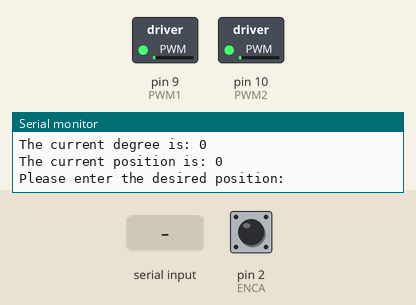
Bench run of a sketch on a simulated Arduino Uno, built with avr-gcc and run on an emulated ATmega328P. On the bench: switched loads named in the sketch (green lamp = pin HIGH), the last lines printed to the serial monitor. The test bench sets the inputs (shaded band); at power-on: pin 2 (ENCA) HIGH.

Above: at 2.2 s.
2.3 s: "90,45\n" received over Serial
At 3.5 s:
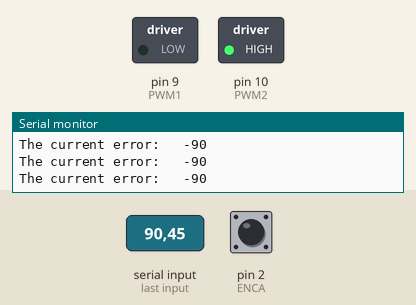
Timing chart, 0 to 5.3 s (numbered marks = the images above; inputs shaded):
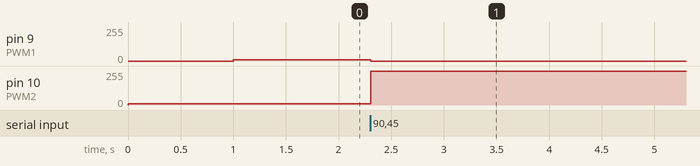

Measured:
- after the input at 2.3 s, pin 9 (PWM1): 10/255 → 0/255 at once; pin 10 (PWM2): 10/255 → 255/255 at once

The sketch:

exerc_6_1.ino
```cpp
// (C) Maryam Esmaeili Darestani, Lucas Nordgren, Hannah Shiels: Group 6 2022
// Work package 6
// Exercise 1
// Submission code: 947236

//Tinkercad link: https://www.tinkercad.com/things/b12WVXzj9o2-wp6exerc1/editel


#define ENCA 2   //the pin for encoder A
#define ENCB 3   //The pin for encoder B
#define PWM1 9   //The pin for speed motor
#define PWM2 10  //The pin for rotation motor

int pos = 0; // Position in ticks
int deg = 0; // Position in degrees

int degtarget = 0; // Target position in degrees

int speed = 0; // Desired motor speed

int kp = 5; // Proportional constant for controller (tuning parameter)
int u_out = 0; // output of controller

int e = 0; // error
int a = 0; // a-encoder signal
int b = 0; // b-encoder signal

void setup() {

    Serial.begin(9600); // Initialize serial

    // Set pin modes
    pinMode(ENCA,INPUT_PULLUP);
    pinMode(ENCB,INPUT_PULLUP);
    pinMode(PWM1,OUTPUT);
    pinMode(PWM2,OUTPUT);

    attachInterrupt(digitalPinToInterrupt(ENCA), ISR_readEncoder, RISING);  //interrupt for encoder a

    // Start the motor, just a tiny little bit because otherwise TinkerCad dies....
    analogWrite(PWM2, 10);
    delay(1000); // TinkerCad bug
    analogWrite(PWM1, 10);
}

void loop() {
    // Stop the motor, but not to zero because then TinkerCad dies....
    analogWrite(PWM1, 10);
    delay(1000); // TinkerCad...bug
    analogWrite(PWM2, 10);

    deg = map(pos,0,2299,0,359);   //get the new degree after error handling of the tinker cad

    // Check if motor rotated all the way around, and reset counter
    if (pos > 2299){  //if the pulses are more than the total pulses ina  round
        deg = deg - 359;   //find and replace the corresponding value for the degree between 0-360
        pos = pos - 2299;   //find and replace the corresponding value for the position between 0-2300
    }
    if (pos < 0){       //same as above for negative positions
        deg = 359 + deg;
        pos = 2299 + pos;
    }

    // Print current position
    Serial.println("New input----------------------------------------------");
    serial_messages();

    // Get input
    degtarget = getInput();

    // Calculate initial error
    e = degtarget - deg;

    // Loop until error is zero
    while(e){

        // Map current position into degrees
        deg = map(pos,0,2299,0,359);

        // Get necessary speed signal
        speed = getAction(e);

        // Send speed signal to motor
        // Rotating clockwise
        if(speed >= 0){
            if (speed < 100) // motor does not react with too low inputs
                speed = 100;
            analogWrite(PWM2, 0); // Set to off
            analogWrite(PWM1, speed); // Set to 'speed'
        }

            // Rotating counter-clockwise
        else{
            if (-speed < 100) // motor does not react with too low inputs
                speed = -100; //set the speed to this value in case of too low speeds
            analogWrite(PWM1, 0); // Set to off
            analogWrite(PWM2, -speed); // Set to 'speed'
        }
        // Calculate new error
        e = -degtarget + deg;
        if (!e)                    //To stop the motor in case of reaching to the desired position
        {
            analogWrite(PWM2, 0);   //Stop the motor
        }
        //print out the error in each iteration
        Serial.println("The current error:   " + (String) e);

    }
    //print out the values
    serial_messages();

    delay(20);   //To increase performance. this shouldn't be increased too much otherwise tinker cad dies
}

// print current degree and motor position
void serial_messages()
{
    Serial.print("The current degree is: ");
    Serial.println(deg);
    Serial.print("The current position is: ");
    Serial.print(pos);
    Serial.print("\n");
}

int getInput(){

    int ready = 0;       //to check if all the characters in the serial are read
    char buf[3];        //the input will be saved here
    int input = -1;     //the input converted into an int value is stored in here

    Serial.print("Please enter the desired position: \n");  //ask for the user input

    while(!ready){      //while the length of the input is not 0
        ready = Serial.readBytes(buf,3);   //read the char in the input array
        input = atoi(&buf[0]);    //convert the char into int
    }

    //return the input value
    return input;
}

int getAction(int error){

    u_out = kp * error;  //Tune the value of motor speed using kp
    if (u_out > 254){ //u_out cannot be more than 255...
        return 255;
    }
    else if (u_out < -254){ //...or less than -254
        return -255;
    }
    else
        return u_out; // else set to calculated value
}

void ISR_readEncoder(){

    a = digitalRead(ENCA);    //Read the pin for encoder A only to fulfill WP description...
    b = digitalRead(ENCB);    //Read the pin for encoder B
    if(b > 0){                //If encoder B is already high it means the rotation is CW
        pos++;                  //add 1 to the position
    }
    else{                            //If encoder A is high and B is low it means the rotation is CCW
        pos--;                  //subtract 1 from the position
    }
}
```
